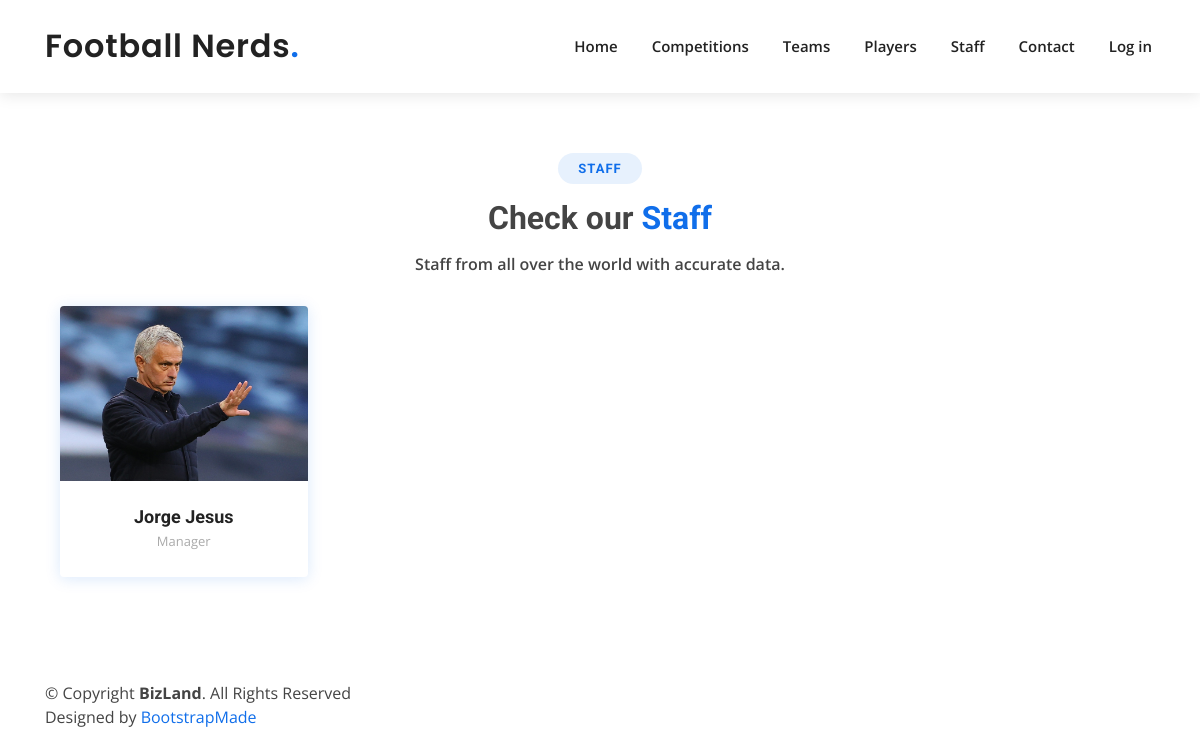
The page /staff/ on the database as committed earlier.
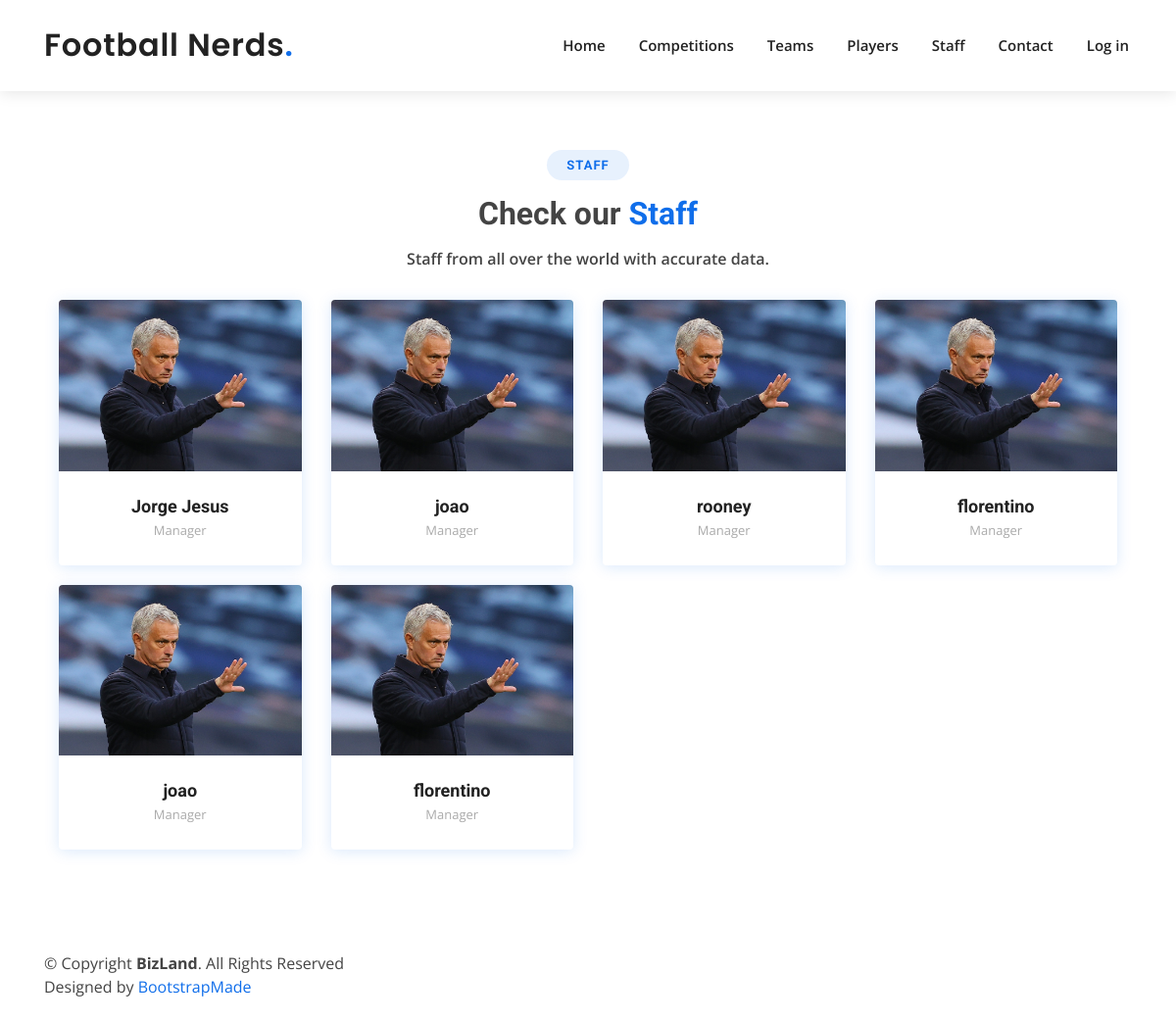
The same page on the database as committed later.
### app/models.py (models this page shows, shortened)
class Staff(models.Model):
    full_name = models.CharField(max_length=120)
    name = models.CharField(max_length=90)
    birthday = models.DateField()
    nationality = models.CharField(max_length=70)
    function = models.CharField(max_length=70)
    staff_img = models.CharField(max_length=100, default="default_staff.png")

### app/views.py (the view)
# urls.py: path('staff/', views.staff, name='staff'),
def staff(request):
    t_parms = {
        'staffs': Staff.objects.all(),
    }
    return render(request, 'staff.html', t_parms)

### templates/staff.html (shortened to what this page needs)
{% extends 'layout.html' %}
{% load static %}
{% block content %}
    <section id="team" class="team">
        <div class="section-title">
          <h2>Staff</h2>
          <h3>Check our <span>Staff</span></h3>
          <p>Staff from all over the world with accurate data.</p>
        </div>
      <div class="container" data-aos="fade-up">
        <div class="row">
            {% for staff in staffs %}
          <div class="col-lg-3 col-md-6 d-flex align-items-stretch" data-aos="fade-up" data-aos-delay="100">
            <div class="member">
              <div class="member-img">
                  <a href="{{ staff.id }}"><img src="{% static 'img/mourinhotest.jpg'  %}" class="img-fluid" alt=""></a>
              </div>
              <div class="member-info">
                <h4 style="text-align: center">{{ staff.name }}</h4>
                <span style="text-align: center">{{ staff.function }}</span>
              </div>
            </div>
          </div>
            {% endfor %}
          </div>
        </div>
      </div>
{% endblock %}

### templates/layout.html (shortened to what this page needs)
{% load static %}
<!DOCTYPE html>
<html lang="en">
<head>
    <link rel="stylesheet" href="{% static 'css/bootstrap.min.css' %}">
    <link rel="stylesheet" href="{% static 'fa/css/all.min.css' %}">
    <link rel="stylesheet" href="{% static 'css/style.css' %}">
</head>
<body>
 <header id="header" class="" >
    <div class="container d-flex align-items-center">
      <h1 class="logo mr-auto"><a href="{% url 'home'%}">Football Nerds<span>.</span></a></h1>
      <nav class="nav-menu d-none d-lg-block">
        <ul>
          <li><a href="{% url 'home'%}">Home</a></li>
          <li><a href="{% url 'competitions' %}">Competitions</a></li>
          <li><a href="{% url 'teams' %}">Teams</a></li>
          <li><a href="{% url 'players' %}">Players</a></li>
          <li><a href="{% url 'staff' %}">Staff</a></li>
          <li><a href="#contact">Contact</a></li>
        {% include 'loginpartial.html' %}
        </ul>
      </nav>
    </div>
  </header>
    <main id="main" role="main" style="">
        <div class="container body-content">
            {% block content %} {% endblock %}
    </main>
 <div class="container py-4">
      <div class="copyright">
        &copy; Copyright <strong><span>BizLand</span></strong>. All Rights Reserved
      </div>
      <div class="credits">
        Designed by <a href="https://bootstrapmade.com/">BootstrapMade</a>
      </div>
    </div>
</body>
</html>

### templates/loginpartial.html
{% load static %}
{% if user.is_authenticated %}
<form id="logoutForm" action="/logout" method="get" class="form-inline my-2 my-lg-0">
    {% csrf_token %}
    <li><a href="{% url 'profile' %}">{{ user.username }}</a></li>
    <li><a href="javascript:document.getElementById('logoutForm').submit()"><i class="fas fa-sign-out-alt"></i></a></li>
</form>
{% else %}
    <li><a href="{% url 'login' %}">Log in</a></li>
{% endif %}

### app/static/css/style.css (style rules this page uses)
body { font-family: "Open Sans", sans-serif; color: #444444; }
a { color: #106eea; }
h1, h2, h3, h4, h5, h6 { font-family: "Roboto", sans-serif; }
#header { background: #fff; transition: all 0.5s; z-index: 997; padding: 25px 0; top: 40px; box-shadow: 0px 2px 15px rgba(0, 0, 0, 0.1); }
#header .logo { font-size: 32px; margin: 0; padding: 0; line-height: 1; font-weight: 600; letter-spacing: 0.8px; font-family: "Poppins", sans-serif; }
#header .logo a { color: #222222; }
#header .logo a span { color: #106eea; }
.nav-menu ul { margin: 0; padding: 0; list-style: none; }
.nav-menu > ul { display: flex; }
.nav-menu > ul > li { position: relative; white-space: nowrap; padding: 10px 0 10px 28px; }
.nav-menu a { display: block; position: relative; color: #222222; transition: 0.3s; font-size: 15px; font-weight: 600; padding: 0 3px; font-family: "Open Sans", sans-serif; }
.nav-menu > ul > li > a:before { content: ""; position: absolute; width: 100%; height: 2px; bottom: -5px; left: 0; background-color: #106eea; visibility: hidden; width: 0px; transition: all 0.3s ease-in-out 0s; }
.mobile-nav { position: fixed; top: 55px; right: 15px; bottom: 15px; left: 15px; z-index: 9999; overflow-y: auto; background: #fff; transition: ease-in-out 0.2s; opacity: 0; visibility: hidden; border-radius: 10px; padding: 10px 0; }
.mobile-nav * { margin: 0; padding: 0; list-style: none; }
.mobile-nav a { display: block; position: relative; color: #222222; padding: 10px 20px; font-weight: 500; outline: none; }
section { padding: 60px 0; overflow: hidden; }
.section-title { text-align: center; padding-bottom: 30px; }
.section-title h2 { font-size: 13px; letter-spacing: 1px; font-weight: 700; padding: 8px 20px; margin: 0; background: #e7f1fd; color: #106eea; display: inline-block; text-transform: uppercase; border-radius: 50px; }
.section-title h3 { margin: 15px 0 0 0; font-size: 32px; font-weight: 700; }
.section-title h3 span { color: #106eea; }
.section-title p { margin: 15px auto 0 auto; font-weight: 600; }
@media (min-width: 1024px) { .section-title p { width: 50%; } }
.team { padding: 60px 0; }
.team .member { margin-bottom: 20px; overflow: hidden; border-radius: 4px; background: #fff; box-shadow: 0px 2px 15px rgba(16, 110, 234, 0.15); }
.team .member .member-img { position: relative; overflow: hidden; }
.team .member .member-info { padding: 25px 15px; }
.team .member .member-info h4 { font-weight: 700; margin-bottom: 5px; font-size: 18px; color: #222222; }
.team .member .member-info span { display: block; font-size: 13px; font-weight: 400; color: #aaaaaa; }

Rows that differ between the two databases and show on the page:
added Staff: name "joao", function "Manager"
added Staff: name "rooney", function "Manager"
added Staff: name "florentino", function "Manager"
added Staff: name "joao", function "Manager"
added Staff: name "florentino", function "Manager"
